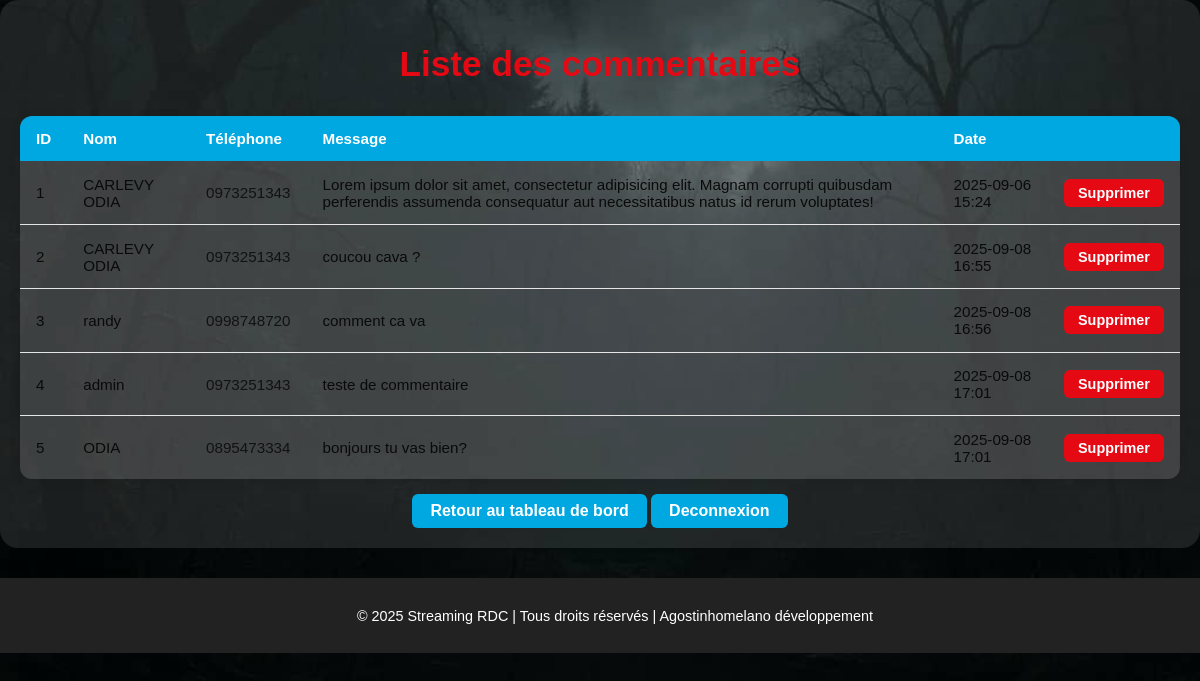
The page /admin/liste_commentaires on the database its author committed.
### app.py (models this page shows)
class Commentaire(db.Model):
    id = db.Column(db.Integer, primary_key=True)
    nom = db.Column(db.String(30), nullable=False)
    tel = db.Column(db.String(30), nullable=False)
    message = db.Column(db.String(500), nullable=False)
    date_post = db.Column(db.DateTime, default=datetime.utcnow)

### app.py (the view)
@app.route("/admin/liste_commentaires")
def liste_commentaires():
    commentaires = Commentaire.query.all()
    return render_template("admin/commentaire.html", commentaires=commentaires)

### templates/admin/commentaire.html (shortened to what this page needs)
<!DOCTYPE html>
<html lang="fr">
<head>
  <link rel="stylesheet" href="{{ url_for('static', filename='css/admin.css') }}">
</head>
<body>
  <div class="admin-container">
    <h1>Liste des commentaires</h1>
    <div class="table-responsive">
      <table class="admin-table">
        <thead>
          <tr>
            <th>ID</th>
            <th>Nom</th>
            <th>Téléphone</th>
            <th>Message</th>
            <th>Date</th>
            <th></th>
          </tr>
        </thead>
        <tbody>
          {% for c in commentaires %}
          <tr>
            <td data-label="ID">{{ c.id }}</td>
            <td data-label="Nom">{{ c.nom }}</td>
            <td data-label="Téléphone"><a href="https://wa.me/{{ c.tel }}" target="_blank">{{ c.tel }}</a></td>
            <td data-label="Message">{{ c.message }}</td>
            <td data-label="Date">{{ c.date_post.strftime('%Y-%m-%d %H:%M') }}</td>
            <td>
              <form action="{{ url_for('supprimer_commentaire', id=c.id) }}" method="post" class="delete-form">
                <button type="submit" class="btn-admin">Supprimer</button>
              </form>
            </td>
          </tr>
          {% endfor %}
        </tbody>
      </table>
    </div>
    <a href="{{ url_for('accueil_admin') }}" class="btn-retour">Retour au tableau de bord</a>
    <a href="{{url_for('deconnexion_admin')}}" class="btn-retour">Deconnexion</a>
  </div>
  <footer>
    <p>© 2025 Streaming RDC | Tous droits réservés | Agostinhomelano développement</p>
  </footer>
</body>
</html>

### static/css/admin.css (style rules this page uses)
body { background: url("../image/backgroud.jpg") no-repeat center center/cover; min-height: 100vh; font-family: Arial, sans-serif; margin: 0; }
.admin-container { max-width: 1100px; margin: 40px auto; background: rgba(255,255,255,0.10); border-radius: 18px; padding: 2.5rem; box-shadow: 0 4px 24px rgba(0,0,0,0.15); color: #0a0a0a; text-align: center; }
.admin-container h1 { margin-bottom: 2rem; color: #e50914; font-size: 2.2rem; }
.btn-admin { display: inline-block; padding: 8px 18px; background: #e50914; color: #fff; border-radius: 6px; text-decoration: none; font-weight: bold; transition: background 0.3s; }
.btn-retour { display: inline-block; margin-top: 2rem; padding: 10px 24px; background: #00A8E1; color: #fff; border-radius: 6px; text-decoration: none; font-weight: bold; transition: background 0.3s; }
footer { background: #111; text-align: center; padding: 20px 0; font-size: 1rem; color: #fff; margin-top: 40px; width: 100%; }

### templates/admin/commentaire.html (style rules this page uses)
.admin-container { max-width: 1200px; margin: auto; padding: 20px; }
h1 { text-align: center; color: #00A8E1; margin-bottom: 20px; }
.table-responsive { overflow-x: auto; -webkit-overflow-scrolling: touch; border-radius: 12px; box-shadow: 0 2px 12px rgba(0,0,0,0.08); }
.admin-table { width: 100%; border-collapse: collapse; min-width: 700px; }
.admin-table th, .admin-table td { padding: 0.9rem 1rem; text-align: left; font-size: 0.95rem; vertical-align: middle; }
.admin-table th { background: #00A8E1; color: #fff; font-weight: bold; }
.admin-table tr { border-bottom: 1px solid #e5e5e5; }
.admin-table tr:last-child { border-bottom: none; }
.admin-table td { background: rgba(255,255,255,0.15); }
.btn-admin { display: inline-block; padding: 6px 14px; background: #e50914; color: #fff; border-radius: 6px; text-decoration: none; font-weight: bold; transition: 0.3s; font-size: 0.9rem; border: none; cursor: pointer; }
.btn-retour { display: inline-block; margin-top: 15px; padding: 8px 18px; background: #00A8E1; color: #fff; border-radius: 6px; text-decoration: none; font-weight: bold; transition: 0.3s; }
td a { text-decoration: none; color: #121212; }
footer { text-align: center; padding: 15px; margin-top: 30px; font-size: 0.9rem; background: #222; color: #fff; }

### rows shown on the page
Commentaire: id "1", nom "CARLEVY ODIA", tel "0973251343", message "Lorem ipsum dolor sit amet, consectetur adipisicing elit. Magnam corrupti quibusdam perferendis assumenda consequatur aut necessitatibus natus id rerum voluptates!", date_post "2025-09-06 15:24"
Commentaire: id "2", nom "CARLEVY ODIA", tel "0973251343", message "coucou cava ?", date_post "2025-09-08 16:55"
Commentaire: id "3", nom "randy", tel "0998748720", message "comment ca va", date_post "2025-09-08 16:56"
Commentaire: id "4", nom "admin", tel "0973251343", message "teste de commentaire", date_post "2025-09-08 17:01"
Commentaire: id "5", nom "ODIA", tel "0895473334", message "bonjours tu vas bien?", date_post "2025-09-08 17:01"
